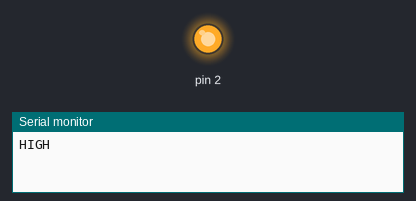
Bench run of a sketch on a simulated Arduino Uno, built with avr-gcc and run on an emulated ATmega328P. Parts: output pins drawn as LEDs (lit = HIGH), the last lines printed to the serial monitor.

Above: at 0.1 s.
At 1.1 s:
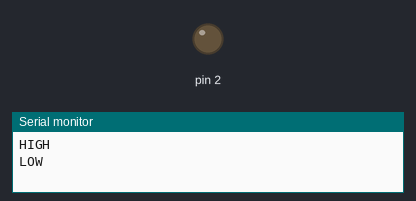
Timing chart, 0 to 2.6 s (numbered marks = the images above):
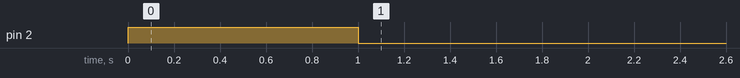

The sketch:

sketch_may22a.ino
```cpp
void setup() {
  // put your setup code here, to run once:
  pinMode(2,OUTPUT);
  Serial.begin(9600);
  digitalWrite(2,HIGH);
  Serial.println("HIGH");
  delay(1000);
  digitalWrite(2,LOW);
  Serial.println("LOW");
  delay(1000);

}

void loop() {
  // put your main code here, to run repeatedly:

}
```
